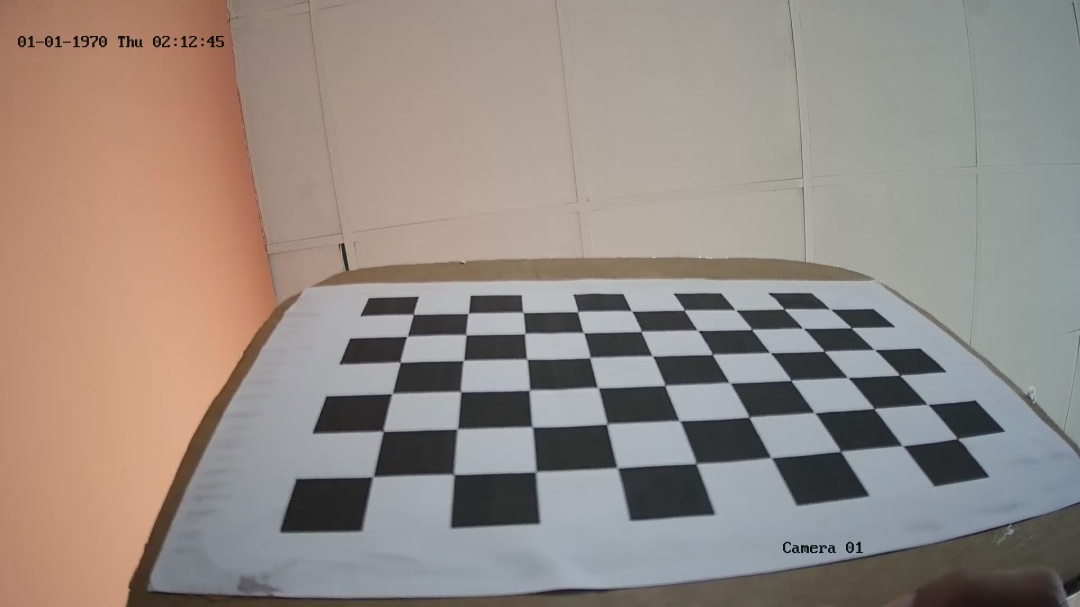
#> input picture python/file-to-undistort.jpg, 1080 x 607 px
$ python undistort.py file-to-undistort.jpg   (older library calls are emulated)
#> lines starting #> are read from the running program, lines starting #| are printed output that depends on the picture
import sys
import cv2
import numpy as np

DIM = (1080, 607)

K = np.array([[733.6949640731798, 0.0, 544.1965682427837], [0.0, 738.9528747060647, 304.5789049012523], [0.0, 0.0, 1.0]])

D = np.array([[0.02339688532556168], [-0.18761540339895577], [-0.018097291274030963], [0.12231690654648301]])

def undistort(img_path):
#> called with img_path = 'file-to-undistort.jpg'
    img = cv2.imread(img_path)
#> img is the input picture: shape (607, 1080, 3); mean B, G, R 131.4, 138.7, 150.1
    h,w = img.shape[:2]
#> h = 607; w = 1080

    map1, map2 = cv2.fisheye.initUndistortRectifyMap(K, D, np.eye(3), K, DIM, cv2.CV_16SC2)

    undistorted_img = cv2.remap(img, map1, map2, interpolation=cv2.INTER_LINEAR, borderMode=cv2.BORDER_CONSTANT)
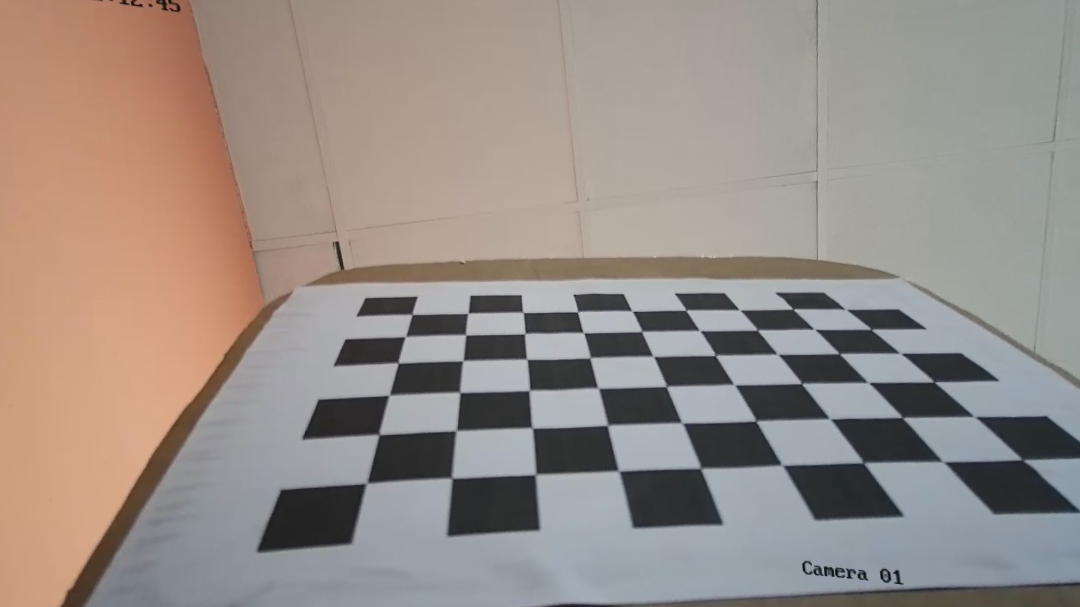
#> undistorted_img: shape (607, 1080, 3); mean B, G, R 135.1, 141.7, 152.4

    cv2.imshow("undistorted", undistorted_img)
    cv2.imwrite("undistorted.jpg", undistorted_img)
    cv2.waitKey(0)

    cv2.destroyAllWindows()

if __name__ == '__main__':
    for p in sys.argv[1:]:
        undistort(p)
